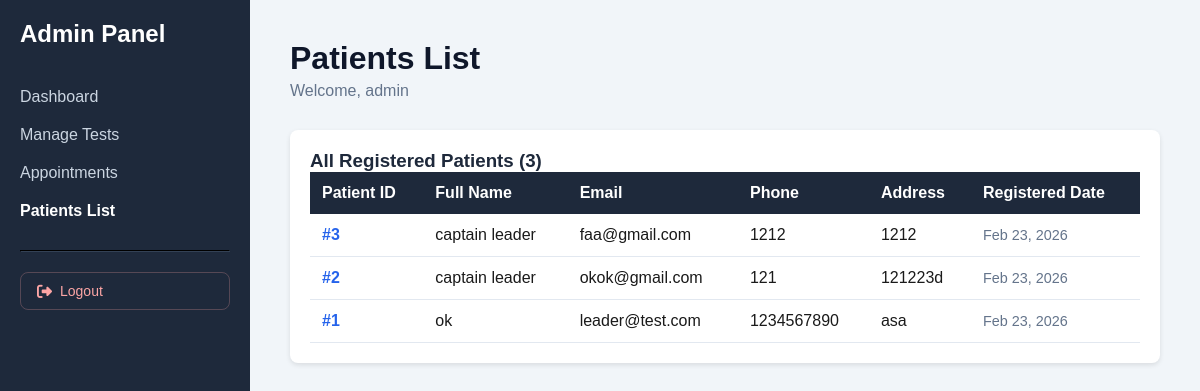
Page /admin/users.php (signed in) on the earlier database version.
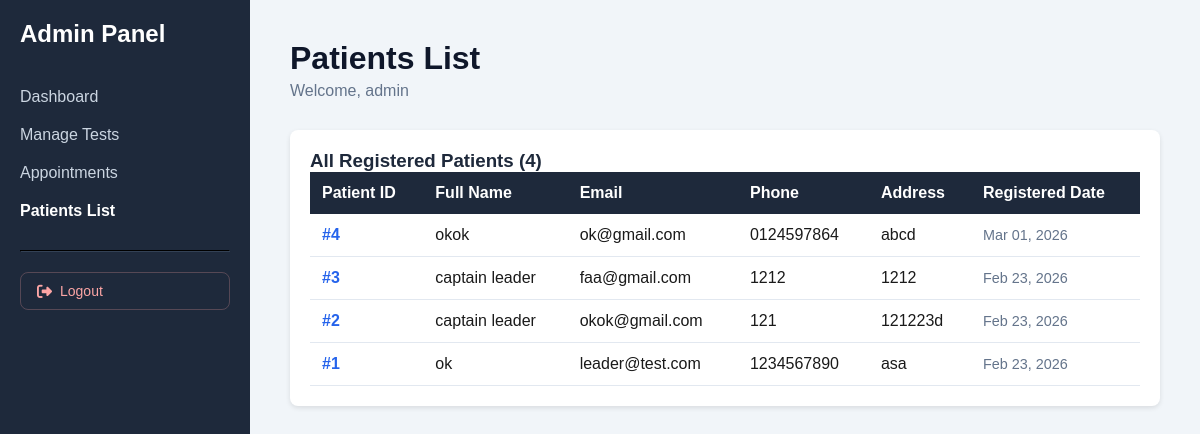
Same page on the later database version.
### tables this page shows
CREATE TABLE `users` (
  `user_id` int(11) NOT NULL,
  `full_name` varchar(100) NOT NULL,
  `email` varchar(100) NOT NULL,
  `password` varchar(255) NOT NULL,
  `phone` varchar(20) DEFAULT NULL,
  `address` text DEFAULT NULL,
  `created_at` timestamp NOT NULL DEFAULT current_timestamp()
);

### admin/users.php (the view, shortened to what this page needs)
<?php
require_once '../config/init.php';
$usersQuery = "SELECT user_id, full_name, email, phone, address, created_at FROM users ORDER BY created_at DESC";
$usersResult = mysqli_query($conn, $usersQuery);
$users = [];
if ($usersResult) {
    while ($row = mysqli_fetch_assoc($usersResult)) {
        $users[] = $row;
    }
}
?>
<!DOCTYPE html>
<html lang="en">
<head>
    <link rel="stylesheet" href="../assets/css/style.css">
    <link rel="stylesheet" href="https://cdnjs.cloudflare.com/ajax/libs/font-awesome/6.5.0/css/all.min.css">
</head>
<body>
<div class="admin-layout">
    <div class="sidebar">
        <h2 style="margin-bottom: 30px;">Admin Panel</h2>
        <a href="index.php">Dashboard</a>
        <a href="manage_tests.php">Manage Tests</a>
        <a href="appointments.php">Appointments</a>
        <a href="users.php" class="active">Patients List</a>
        <hr style="border-color: #334155; margin: 20px 0;">
        <a href="../logout.php" class="sidebar-logout"><i class="fa-solid fa-right-from-bracket"></i> Logout</a>
    </div>
    <div class="content">
        <h1>Patients List</h1>
        <p>Welcome, <?php echo htmlspecialchars($_SESSION['user_name']); ?></p>
        <div style="margin-top: 30px;">
            <div class="table-container">
                <h3 style="margin-top: 0; color: #1e293b;">All Registered Patients (<?php echo count($users); ?>)</h3>
                <?php if (count($users) > 0): ?>
                    <table>
                        <thead>
                            <tr>
                                <th>Patient ID</th>
                                <th>Full Name</th>
                                <th>Email</th>
                                <th>Phone</th>
                                <th>Address</th>
                                <th>Registered Date</th>
                            </tr>
                        </thead>
                        <tbody>
                            <?php foreach ($users as $user): ?>
                                <tr>
                                    <td class="patient-id">#<?php echo htmlspecialchars($user['user_id']); ?></td>
                                    <td><?php echo htmlspecialchars($user['full_name']); ?></td>
                                    <td><?php echo htmlspecialchars($user['email']); ?></td>
                                    <td><?php echo htmlspecialchars($user['phone'] ?? 'N/A'); ?></td>
                                    <td><?php echo htmlspecialchars($user['address'] ?? 'N/A'); ?></td>
                                    <td class="created-at"><?php echo date('M d, Y', strtotime($user['created_at'])); ?></td>
                                </tr>
                            <?php endforeach; ?>
                        </tbody>
                    </table>
                <?php else: ?>
                    <p style="text-align: center; color: #64748b; padding: 40px;">No patients registered yet.</p>
                <?php endif; ?>
            </div>
        </div>
    </div>
</div>
</body>
</html>

Differences in the rows shown:
added users: user_id "4", full_name "okok", email "ok@gmail.com", phone "0124597864", address "abcd", created_at "Mar 01, 2026"
Other differences:
count($users): "3" → "4"
